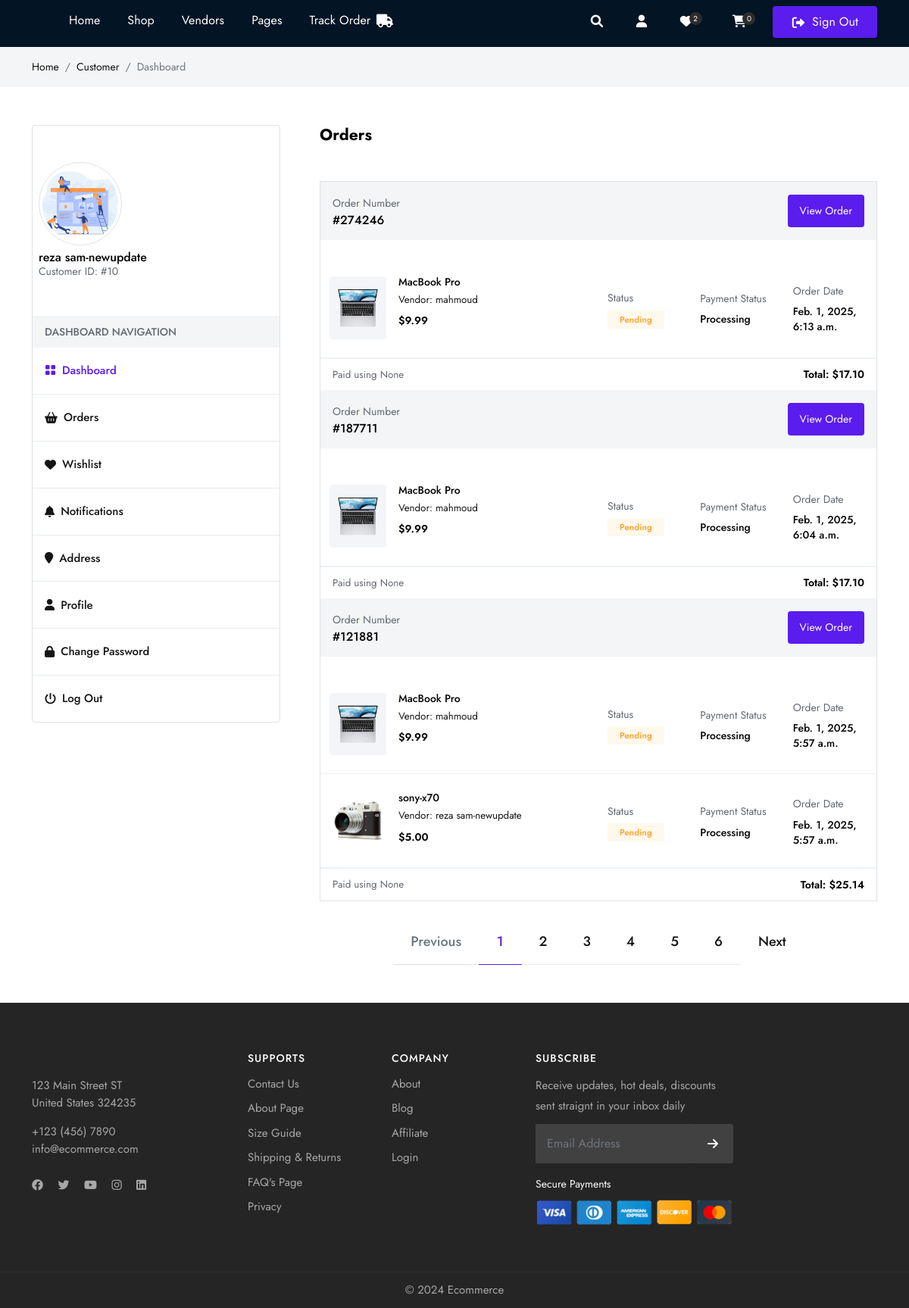
/customer/orders/ (signed in), run on the app's committed database.
### userauths/models.py (models this page shows, shortened)
class User(AbstractUser):
    username = models.CharField(max_length=255, null=True, blank=True)
    email = models.EmailField(unique=True)
    USERNAME_FIELD = 'email'
    REQUIRED_FIELDS = ['username']

class Profile(models.Model):
    user = models.OneToOneField(User, on_delete=models.CASCADE)
    image = models.ImageField(upload_to="images", default="default-user.jpg", null=True, blank=True)
    full_name =models.CharField(max_length=255, null=True, blank=True)
    mobile = models.CharField(max_length=255, null=True, blank=True)
    user_Type = models.CharField(max_length=255, choices=USER_TYPE, null=True, blank=True, default=None)

### store/models.py (models this page shows, shortened)
class Order(models.Model):
    vendors = models.ManyToManyField(user_models.User, blank=True)
    customer = models.ForeignKey(user_models.User, on_delete=models.SET_NULL,null=True, related_name="customer", blank=True)
    sub_total = models.DecimalField(max_digits=10, decimal_places=2, default=0.00)
    shipping = models.DecimalField(max_digits=10, decimal_places=2, default=0.00)
    tax = models.DecimalField(max_digits=10, decimal_places=2, default=0.00)
    service_fee = models.DecimalField(max_digits=10, decimal_places=2, default=0.00)
    total = models.DecimalField(max_digits=10, decimal_places=2, default=0.00)
    payment_status = models.CharField(max_length=100, choices=PAYMENT_STATUS, default="Processing")
    payment_method = models.CharField(max_length=100, choices=PAYMENT_METHOD, default=None, null=True, blank=True)
    order_status = models.CharField(max_length=100, choices=ORDER_STATUS, default="Pending")
    initial_total = models.DecimalField(max_digits=10, decimal_places=2, default=0.00, help_text="The original total before discount")
    saved = models.DecimalField(max_digits=10, decimal_places=2, default=0.00, null=True, blank=True, help_text="Amount saved by customer")
    address = models.ForeignKey("customer.Address", on_delete=models.SET_NULL, null=True, blank=True)
    coupons = models.ManyToManyField(Coupon, blank=True)
    order_id = ShortUUIDField(length=6, max_length=25, alphabet="1234567890")
    payment_id = models.CharField(null=True, blank=True, max_length=1000)
    date = models.DateTimeField(default=timezone.now)
    class Meta:
        verbose_name_plural = "Order"
        ordering = ['-date']
    def order_items(self):
        return OrderItem.objects.filter(order=self)

class OrderItem(models.Model):
    order = models.ForeignKey(Order, on_delete=models.CASCADE)
    order_status = models.CharField(max_length=100, choices=ORDER_STATUS, default="Pending")
    shipping_service = models.CharField(max_length=100, choices=SHIPPING_SERVICE, default=None, null=True, blank=True)
    tracking_id = models.CharField(max_length=100, default=None, null=True, blank=True)
    product = models.ForeignKey(Product, on_delete=models.CASCADE)
    qty = models.IntegerField(default=0)
    color = models.CharField(max_length=100, null=True, blank=True)
    size = models.CharField(max_length=100, null=True, blank=True)
    price = models.DecimalField(max_digits=10, decimal_places=2, default=0.00)
    sub_total = models.DecimalField(max_digits=10, decimal_places=2, default=0.00)
    shipping = models.DecimalField(max_digits=10, decimal_places=2, default=0.00)
    tax = models.DecimalField(max_digits=10, decimal_places=2, default=0.00)
    total = models.DecimalField(max_digits=10, decimal_places=2, default=0.00)
    initial_total = models.DecimalField(max_digits=10, decimal_places=2, default=0.00, help_text="Grand Total of all amount")
    saved = models.DecimalField(max_digits=10, decimal_places=2, default=0.00, null=True, blank=True, help_text="Amount saved by customer")
    coupon = models.ManyToManyField(Coupon, blank=True)
    applied_coupon = models.BooleanField(default=False)
    item_id = ShortUUIDField(length=6, max_length=25, alphabet="1234567890")
    vendor = models.ForeignKey(user_models.User,on_delete=models.SET_NULL, null=True, related_name="vendor_order_items")
    date = models.DateTimeField(default=timezone.now)
    class Meta:
        ordering = ['-date']

class Product(models.Model):
    name = models.CharField(max_length=100)
    image = models.ImageField(upload_to="images", blank=True, null=True)
    description = CKEditor5Field('Text', config_name='extends')
    category = models.ForeignKey(Category, on_delete=models.SET_NULL, null=True, blank=True)
    price = models.DecimalField(max_digits=10, decimal_places=2, default=0.00, null=True, blank=True, verbose_name="Sale Price")
    regular_price = models.DecimalField(max_digits=10, decimal_places=2, default=0.00, null=True, blank=True, verbose_name="Regular Price ")
    stock = models.PositiveIntegerField(default=0, null=True, blank=True)
    shipping = models.DecimalField(max_digits=10, decimal_places=2, default=0.00, null=True, blank=True, verbose_name="shipping Amount")
    status = models.CharField(choices=STATUS, max_length=50, default="Published")
    featured = models.BooleanField(default=False, verbose_name="Marketplace Featured")
    vendor = models.ForeignKey(user_models.User, on_delete=models.SET_NULL, null=True, blank=True)
    sku = ShortUUIDField(unique=True, length=5, max_length=50, prefix="SKU", alphabet="1234567890")
    slug = models.SlugField(null=True, blank=True)
    date = models.DateTimeField(default=timezone.now)
    class Meta:
        ordering = ['-id']
        verbose_name_plural = "Products"

### customer/views.py (the view)
# urls.py: path("orders/", views.orders, name="orders"),
@login_required
def orders(request):
    orders_list = store_models.Order.objects.filter(customer=request.user)
    orders = paginate_queryset(request, orders_list, 3)
    context = {
        "orders": orders,
        "orders_list": orders_list,
    }
    return render(request, "customer/orders.html", context)

### templates/customer/orders.html (shortened to what this page needs)
{% extends 'partials/base.html' %} {% load static %} {% load humanize %} {% block content %}
<div class="gray py-3">
    <div class="container">
        <div class="row">
            <div class="colxl-12 col-lg-12 col-md-12">
                <nav aria-label="breadcrumb">
                    <ol class="breadcrumb">
                        <li class="breadcrumb-item"><a href="/">Home</a></li>
                        <li class="breadcrumb-item"><a href="/../customer/dashboard.html">Customer</a></li>
                        <li class="breadcrumb-item active" aria-current="page">Dashboard</li>
                    </ol>
                </nav>
            </div>
        </div>
    </div>
</div>
<section class="middle">
    <div class="container">
        <div class="row align-items-start justify-content-between">
            {% include 'customer/sidebar.html' %}
            <div class="col-12 col-md-12 col-lg-8 col-xl-8">
                <div class="row mb-4">
                    <h4 class="mb-0 mb-4 fw-bold">Orders</h4>
                </div>
                <div class="ord_list_wrap border mb-4 mfliud">
                    {% for order in orders %}
                        <div class="ord_list_head gray d-flex align-items-center justify-content-between px-3 py-3 mb-4">
                            <div class="olh_flex">
                                <p class="m-0 p-0"><span class="text-muted">Order Number</span></p>
                                <h6 class="mb-0 ft-medium">#{{order.order_id}}</h6>
                            </div>
                            <div class="olh_flex">
                                <a href="{% url 'customer:order_detail' order.order_id %}" class="btn btn-sm bg-primary rounded text-white">View Order</a>
                            </div>
                        </div>
                        <div class="ord_list_body text-left">
                            {% for item in order.order_items.all %}
                                <div class="row align-items-center justify-content-center m-0 py-4 br-bottom">
                                    <div class="col-xl-6 col-lg-5 col-md-5 col-12">
                                        <div class="cart_single d-flex align-items-start mfliud-bot gap-3">
                                            <div class="cart_selected_single_thumb">
                                                <a href="#"><img src="{{item.product.image.url}}" width="75" class="img-fluid rounded" alt="" /></a>
                                            </div>
                                            <div class="cart_single_caption pl-3">
                                                <h4 class="product_title fs-sm ft-medium mb-1 lh-1">{{item.product.name}}</h4>
                                                <p class="mb-2">
                                                    <span class="text-dark medium">Vendor: {{item.product.vendor.profile.full_name}}</span> <br />
                                                </p>
                                                <h4 class="fs-sm ft-bold mb-0 lh-1">${{item.price}}</h4>
                                            </div>
                                        </div>
                                    </div>
                                    <div class="col-xl-2 col-lg-3 col-md-3 col-6">
                                        <p class="mb-1 p-0"><span class="text-muted">Status</span></p>
                                        <div class="delv_status"><span class="ft-medium small text-warning bg-light-warning rounded px-3 py-1">{{order.order_status}}</span></div>
                                    </div>
                                    <div class="col-xl-2 col-lg-4 col-md-4 col-6">
                                        <p class="mb-1 p-0"><span class="text-muted">Payment Status</span></p>
                                        <h6 class="mb-0 ft-medium fs-sm">{{order.payment_status}}</h6>
                                    </div>
                                    <div class="col-xl-2 col-lg-4 col-md-4 col-6">
                                        <p class="mb-1 p-0"><span class="text-muted">Order Date</span></p>
                                        <h6 class="mb-0 ft-medium fs-sm">{{order.date}}</h6>
                                    </div>
                                </div>
                            {% endfor %}
                        </div>
                        <div class="ord_list_footer d-flex align-items-center justify-content-between br-top px-3">
                            <div class="col-xl-12 pr-0 py-2 olf_flex d-flex align-items-center justify-content-between">
                                <div class="olf_flex_inner hide_mob">
                                    <p class="m-0 p-0"><span class="text-muted medium">Paid using {{order.payment_method}}</span></p>
                                </div>
                                <div class="float-end"><h5 class="mb-0 fs-sm ft-bold">Total: ${{order.total}}</h5></div>
                            </div>
                        </div>
                        {% empty %}
                        <p>No item in orders</p>
                    {% endfor %}
                </div>
                <ul class="pagination">
                    {% if orders.has_previous %}
                        <li class="page-item">
                            <a class="page-link" href="?page={{ orders.previous_page_number }}">Previous</a>
                        </li>
                    {% else %}
                        <li class="page-item disabled">
                            <span class="page-link">Previous</span>
                        </li>
                    {% endif %}
                    {% for num in orders.paginator.page_range %}
                        <li class="page-item {% if orders.number == num %}active{% endif %}">
                            <a class="page-link" href="?page={{ num }}">{{ num }}</a>
                        </li>
                    {% endfor %}
                    {% if orders.has_next %}
                        <li class="page-item">
                            <a class="page-link" href="?page={{ orders.next_page_number }}">Next</a>
                        </li>
                    {% else %}
                        <li class="page-item disabled">
                            <span class="page-link">Next</span>
                        </li>
                    {% endif %}
                </ul>
            </div>
        </div>
    </div>
</section>
{% endblock content %}

### templates/customer/sidebar.html
<div class="col-12 col-md-12 col-lg-4 col-xl-4 miliods">
    <div class="d-block border rounded">
        <div class="dashboard_author px-2 py-5">
            <div class="dash_auth_thumb circle p-1 border d-inline-flex mx-auto mb-2">
                <img src="{{request.user.profile.image.url}}" class="img-fluid circle" style="width: 100px; height: 100px; object-fit: cover;" alt="" />
            </div>
            <div class="dash_caption">
                <h4 class="fs-md ft-medium mb-0 lh-1">{{request.user.profile.full_name}}</h4>
                <span class="text-muted smalls">Customer ID: #{{request.user.id}}</span>
            </div>
        </div>
        <div class="dashboard_author">
            <h4 class="px-3 py-2 mb-0 lh-2 gray fs-sm ft-medium text-muted text-uppercase text-left">Dashboard Navigation</h4>
            <ul class="dahs_navbar">
                <li>
                    <a href="{% url 'customer:dashboard' %}" class="active"><i class="bi bi-grid-fill me-2"></i>Dashboard</a>
                </li>
                <li>
                    <a href="{% url 'customer:orders' %}"><i class="fas fa-shopping-basket me-2"></i>Orders</a>
                </li>
                <li>
                    <a href="{% url 'customer:wishlist' %}"><i class="fas fa-heart me-2"></i>Wishlist</a>
                </li>
                <li>
                    <a href="{% url 'customer:notis' %}"><i class="fas fa-bell me-2"></i>Notifications</a>
                </li>
                <li>
                    <a href="{% url 'customer:addresses' %}"><i class="fas fa-map-marker me-2"></i>Address</a>
                </li>
                <li>
                    <a href="{% url 'customer:profile' %}"><i class="fas fa-user me-2"></i>Profile</a>
                </li>
                <li>
                    <a href="{% url 'customer:change_password' %}"><i class="fas fa-lock me-2"></i>Change Password</a>
                </li>
                <li>
                    <a href="{% url 'userauths:sign-out' %}"><i class="fas fa-power-off me-2"></i>Log Out</a>
                </li>
            </ul>
        </div>
    </div>
</div>

### data on the page
User: user.profile.image (picture), user.profile.full_name "reza sam-newupdate", user.id "10"
Order: order_id "274246", order_status "Pending", payment_status "Processing", date "Feb. 1, 2025, 6:13 a.m.", payment_method "None", total "17.10"
OrderItem: product.image (picture), product.name "MacBook Pro", product.vendor.profile.full_name "mahmoud", price "9.99"
Order: order_id "187711", order_status "Pending", payment_status "Processing", date "Feb. 1, 2025, 6:04 a.m.", payment_method "None", total "17.10"
OrderItem: product.image (picture), product.name "MacBook Pro", product.vendor.profile.full_name "mahmoud", price "9.99"
Order: order_id "121881", order_status "Pending", payment_status "Processing", date "Feb. 1, 2025, 5:57 a.m.", payment_method "None", total "25.14"
OrderItem: product.image (picture), product.name "MacBook Pro", product.vendor.profile.full_name "mahmoud", price "9.99"
OrderItem: product.image (picture), product.name "sony-x70", product.vendor.profile.full_name "reza sam-newupdate", price "5.00"

### other printed values
{{ total_cart_items }} "0"
{{ num }} "1" "2" "3" "4" "5" "6"
